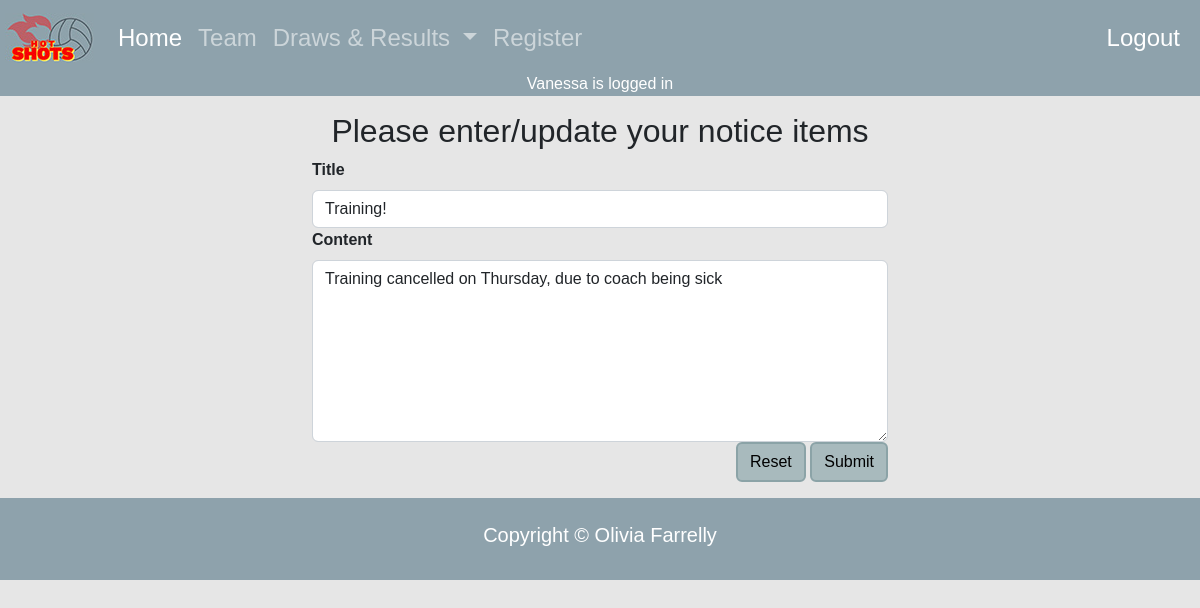
The page /notices_cud?id=3&task=update (signed in) on the database its author committed.
### tables this page shows
CREATE TABLE notices(
     notices_id integer primary key autoincrement not null,
     title text not null unique,
     content text not null unique,
     noticedate date not null,
     member_id integer not null,
     foreign key(member_id) references member(member_id)
);

### server.py (the view, shortened to what this page needs)
@app.route('/notices_cud', methods=['GET', 'POST'])
def notices_cud():
    data = request.args
    required_keys = ['id', 'task']
    for k in required_keys:
        if k not in data.keys():
            message = "Do not know what to do with create read update on notice (key not present)"
            return render_template('error.html', message=message)
    if request.method == "GET":
        if data['task'] == 'delete':
            sql = "delete from notices where notices_id = ?"
            values_tuple = (data['id'],)
            run_commit_query(sql, values_tuple, db_path)
            return redirect(url_for('index'))
        elif data['task'] == 'update':
            sql = """select title, content from notices where notices_id = ?"""
            values_tuple = (data['id'],)
            result = run_search_query_tuples(sql, values_tuple, db_path, True)
            result = result[0]
            return render_template("notices_cud.html",
                                   **result,
                                   id=data['id'],
                                   task=data['task'])
        elif data['task'] == 'add':
            temp = {'title': 'Test Title', 'content': 'Test Content'}
            return render_template("notices_cud.html",
                                   id=0,
                                   task=data['task'],
                                   **temp)
        else:
            message = "Unrecognised task coming from notices page"
            return render_template('error.html', message=message)
    else:
        return render_template("notices_cud.html")

### db_functions.py (called while the page is built)
def run_search_query_tuples(sql_query,values_tuple, file_path, rowfactory=False):
    result = None
    try:
        db = sqlite3.connect(file_path)
        if rowfactory:
            db.row_factory = sqlite3.Row
        cursor = db.cursor()
        cursor.execute(sql_query,values_tuple)
        result = cursor.fetchall()
        cursor.close()
    except sqlite3.Error as error:
        print("Error running search query tuples: {}".format(error))
        return None
    db.close()
    if result is None:
        print("No search values were found")
    return result

### templates/notices_cud.html (shortened to what this page needs)
{% extends "layout.html" %}
{% block logo %}
static/images/logo.jpg
{% endblock %}
{% block content %}
<div class="container-sm py-sm-3 py-3">
    <h2 class="h2">Please enter/update your notice items</h2>
    <form action="{{ url_for('notices_cud', id=id, task=task) }}" method="POST">
        <div>
          <label for="title" class="form-label">Title</label>
            <input type="text" class="form-control" id="title" name="title" placeholder="" value="{{title}}" required>
        </div>
        <div>
          <label for="content" class="form-label">Content</label>
            <textarea class="form-control" id="content" name="content" rows="7" required>{{content}}</textarea>
        </div>
        <div class="text-end">
            <button type="reset" class="btn btn-primary">Reset</button>
            <button type="submit" class="btn btn-primary">Submit</button>
        </div>
    </form>
</div>
{% endblock %}

### static/styles.css (style rules this page uses)
:root { --bs-nav-bg: rgb(142, 162, 172); --bs-background-bg: rgb(230, 230, 230); }
body { font-family: sans-serif; font-size: 100%; margin:4.5em 0 0 0; background-color: var(--bs-background-bg); }
.h2 { text-align: center; }
.btn { background-color: rgb(168, 186, 189); border: 2px solid rgb(139, 163, 167); color: black; font-size: 1em; }
.container-sm { max-width: 50%; }
label, input[type='text'], input[type='email'], input[type='number'], textarea { font-size: 1em !important; }
.form-label { font-weight: bold; }

### rows shown on the page
notices: title "Training!", content "Training cancelled on Thursday, due to coach being sick"

### other values the page prints
{{ session['name'] }} "Vanessa"
